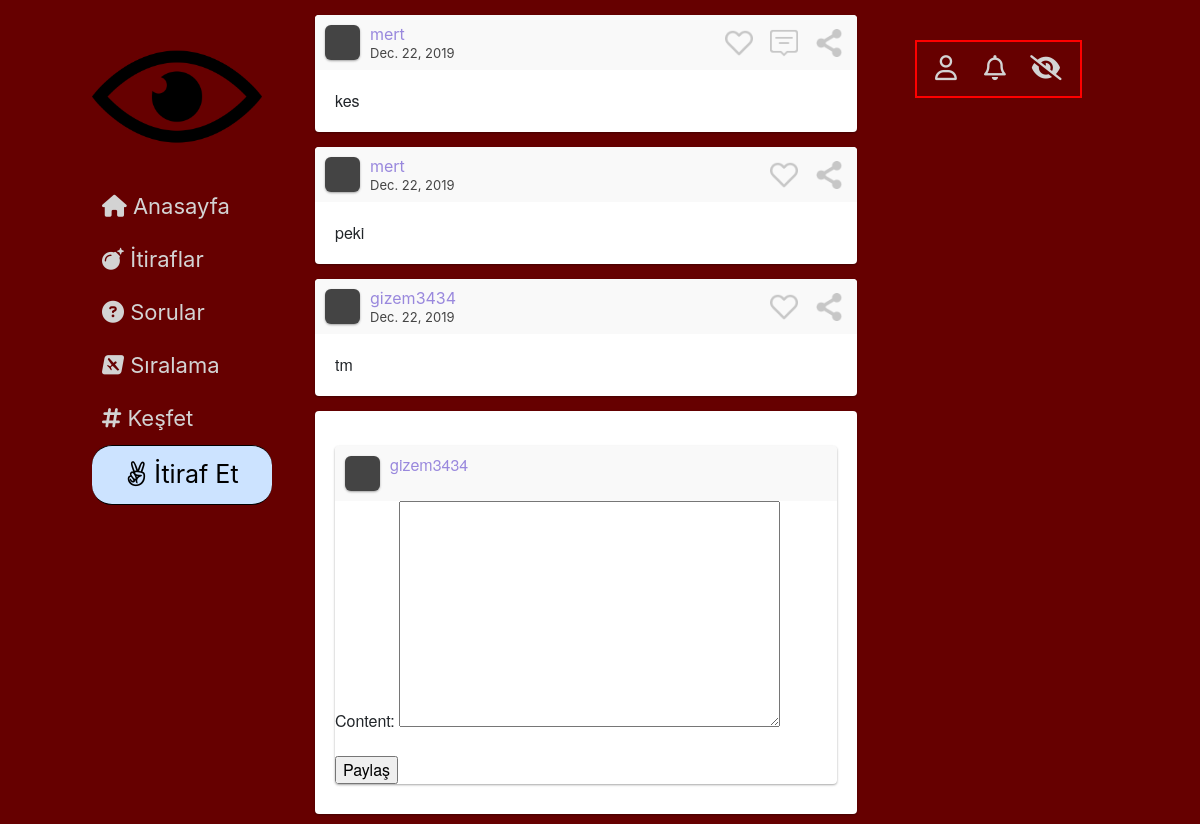
The app's page /cevapla/4/ (signed in), older data.
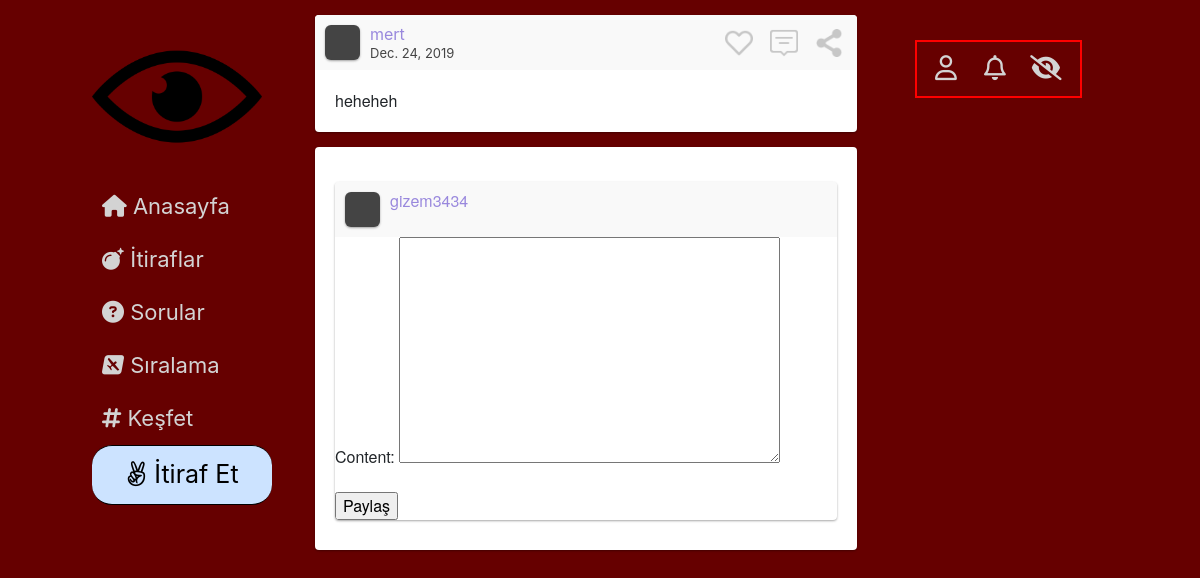
The same page, newer data.
### website/models.py (models this page shows, shortened)
class Post(models.Model):
    Post_Type = (
        ('Post', 'Post'),
        ('Soru', 'Soru'),
        ('Yorum','Yorum')
    )
    Category = (
        ('Aşk', 'Aşk'),
        ('Dost Kazığı', 'Dost Kazığı'),
        ('Avcılar', 'Avcılar'),
        ('Civcivler', 'Civcivler'),
        ('Profesyonellik içerenler', 'Profesyonellik içerenler'),
        ('Diğer', 'Diğer')
    )
    publish_by = models.ForeignKey(User, on_delete=models.CASCADE)
    post_type = models.CharField(max_length=20, choices=Post_Type)
    category = models.CharField(max_length=20, choices=Category)
    publish_date = models.DateField()
    content = models.TextField(max_length=2000)
    likecount = models.IntegerField(default=0)
    replycount = models.IntegerField(default=0)

class reply_Post(models.Model):
    Reply_Post_Type = (
        ('Soru', 'Soru'),
        ('Yorum', 'Yorum')
    )
    reply_post_type = models.CharField(max_length=20, choices=Reply_Post_Type)
    main_post = models.ForeignKey(Post, on_delete=models.CASCADE, related_name='%(class)s_main_post')
    replied_post = models.ForeignKey(Post, on_delete=models.CASCADE, related_name='%(class)s_replied_post')

### website/views.py (the view)
    def wrapper(request, *args, **kw):
        user = request.user
        if not user.is_authenticated:
            return redirect('login')
        else:
            return function(request, *args, **kw)

### website/forms.py
class ReplyPostForm(forms.ModelForm):
    class Meta:
        model = Post
        fields = {
            'content',
        }

### website/views.py (called while the page is built)
def my_login_required(function):
    def wrapper(request, *args, **kw):
        user = request.user
        if not user.is_authenticated:
            return redirect('login')
        else:
            return function(request, *args, **kw)
    return wrapper

### templates/reply_post.html (shortened to what this page needs)
{% extends 'base.html' %}
{% block content %}
    <div id="main-window">
        <div class="post">
            <div class="user">
                <div class="user-img"></div>
                <div class="user-info">
                    <div class="user-name">{{ main_post.publish_by.username }}</div>
                    <span class="post-date">{{ main_post.publish_date }}</span>
                </div>
                <div class="actions">
                    <span class="heart"></span>
                    <span class="comment"></span>
                    <span class="share"></span>
                </div>
            </div>
            <div class="content">
                {{ main_post.content }}
            </div>
        </div>
        {% for reply in reply_list %}
            <div class="post">
                <div class="user">
                    <div class="user-img"></div>
                    <div class="user-info">
                        <div class="user-name">{{ reply.replied_post.publish_by.username }}</div>
                        <span class="post-date">{{ reply.replied_post.publish_date }}</span>
                    </div>
                    <div class="actions">
                        <span class="heart"></span>
                        <span class="share"></span>
                    </div>
                </div>
                <div class="content">
                    {{ reply.replied_post.content }}
                </div>
            </div>
        {% endfor %}
        <div class="post">
            <div class="content">
                <div class="post">
                    <div class="user">
                        <div class="user-img"></div>
                        <div class="user-info">
                            <div class="user-name">{{ request.user }}</div>
                        </div>
                    </div>
                    <div class="yorum">
                        <form method="POST">
                            {{ form.as_p }}
                            <input type="submit" name="submit" value="Paylaş" id="bid">
                        </form>
                    </div>
                </div>
            </div>
        </div>
    </div>
{% endblock %}

Row changes from the older to the newer data that the page shows:
no longer on this page (row edited): reply_Post: replied_post.publish_by.username "mert", replied_post.publish_date "Dec. 22, 2019", replied_post.content "peki"
no longer on this page (row edited): reply_Post: replied_post.publish_by.username "gizem3434", replied_post.publish_date "Dec. 22, 2019", replied_post.content "tm"
changed Post "mert": publish_date "Dec. 22, 2019" → "Dec. 24, 2019"; content "kes" → "heheheh"
